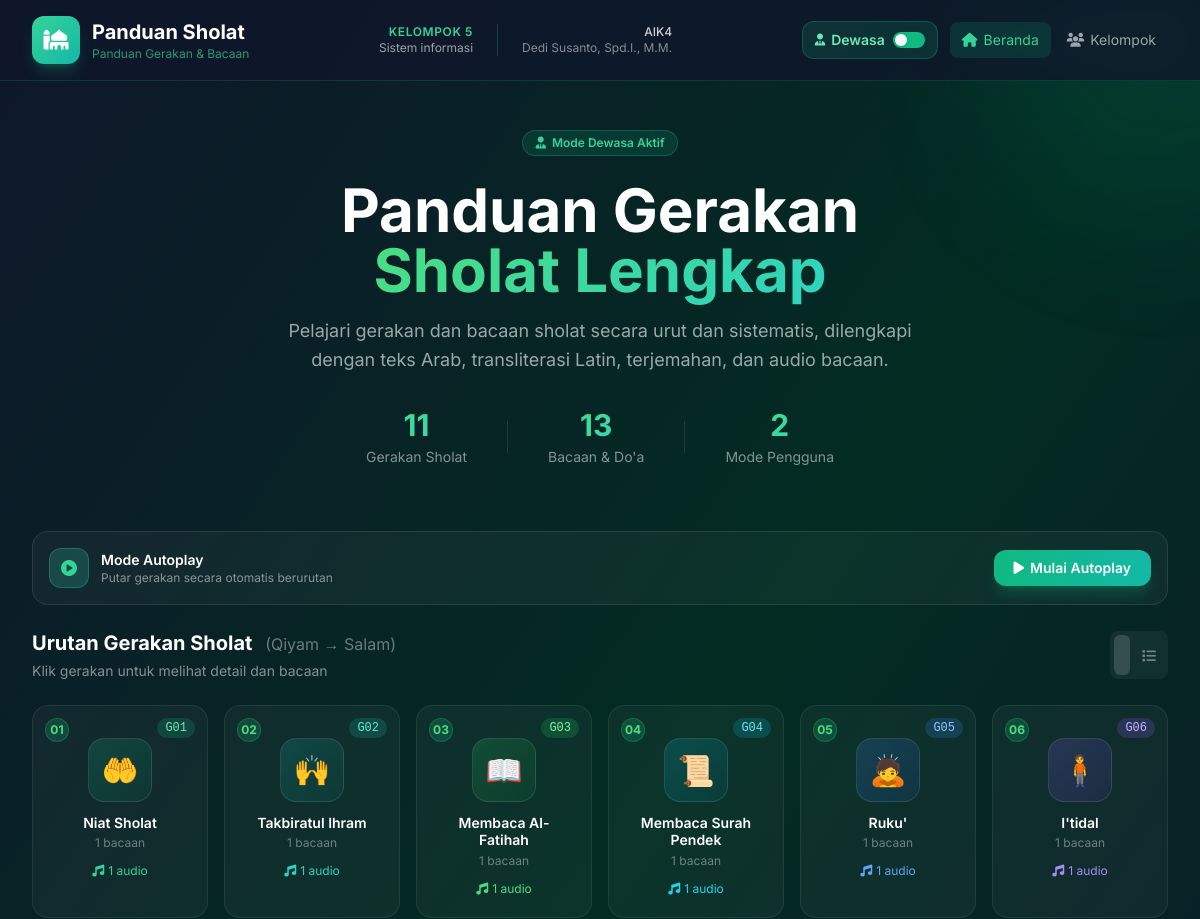
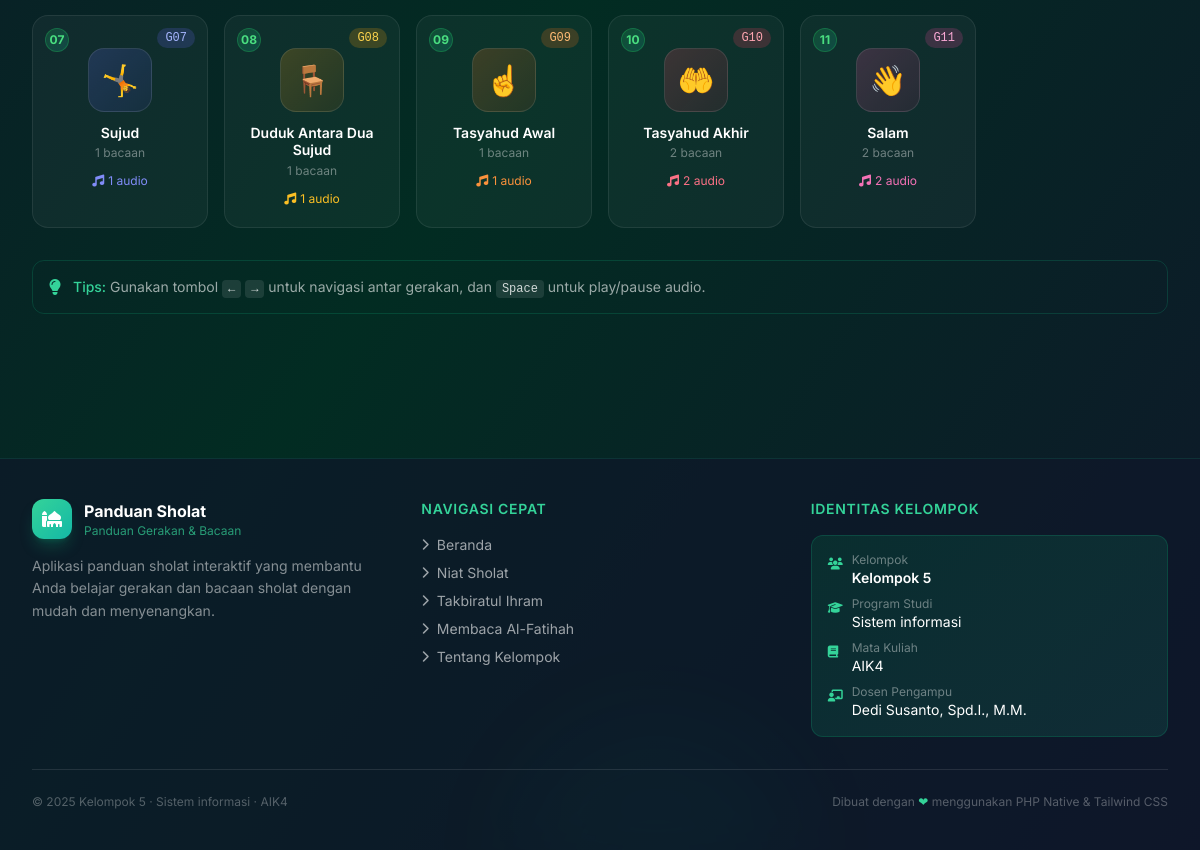
The page / on the database its author committed (2 pictures, top to bottom).
### tables this page shows
CREATE TABLE `gerakan_sholat` (
    `id`                INT AUTO_INCREMENT PRIMARY KEY,
    `kode`              VARCHAR(10) NOT NULL UNIQUE COMMENT 'Kode unik gerakan, e.g. G01',
    `nama`              VARCHAR(100) NOT NULL COMMENT 'Nama gerakan sholat',
    `icon`              VARCHAR(50) NOT NULL DEFAULT '🕌' COMMENT 'Emoji icon',
    `warna`             VARCHAR(20) NOT NULL DEFAULT 'emerald' COMMENT 'Nama warna tema (Tailwind)',
    `gambar`            VARCHAR(255) DEFAULT NULL COMMENT 'Path gambar/SVG gerakan',
    `deskripsi_dewasa`  TEXT NOT NULL COMMENT 'Deskripsi untuk mode dewasa',
    `deskripsi_anak`    TEXT NOT NULL COMMENT 'Deskripsi untuk mode anak-anak',
    `urutan`            INT NOT NULL DEFAULT 0 COMMENT 'Urutan tampil (sorting)',
    `created_at`        TIMESTAMP DEFAULT CURRENT_TIMESTAMP,
    `updated_at`        TIMESTAMP DEFAULT CURRENT_TIMESTAMP ON UPDATE CURRENT_TIMESTAMP,
    INDEX `idx_urutan` (`urutan`)
);

### index.php (the view, shortened to what the rows shown need)
<?php
require_once 'config/data.php';
include 'includes/header.php';
?>
<section class="relative overflow-hidden">
    <div class="max-w-7xl mx-auto px-4 sm:px-6 lg:px-8 pt-12 pb-16">
        <div class="text-center animate__animated animate__fadeInUp">
            <div x-show="!isAnakMode" class="mb-4">
                <h2 class="text-4xl md:text-5xl lg:text-6xl font-bold text-white leading-tight">
                    Panduan Gerakan<br>
                    <span class="gradient-text">Sholat Lengkap</span>
                </h2>
            </div>
        </div>
    </div>
</section>
<section class="max-w-7xl mx-auto px-4 sm:px-6 lg:px-8 pb-20">
    <div class="flex items-center justify-between mb-6">
        <div>
            <h2 class="text-xl font-bold text-white">
                Urutan Gerakan Sholat
                <span class="text-white/40 text-base font-normal ml-2">(Qiyam → Salam)</span>
            </h2>
        </div>
    </div>
    <div x-data="{gridView: true}" class="gerakan-grid" :class="!gridView && 'flex flex-col gap-3'">
        <?php foreach ($gerakanSholat as $idx => $gerakan): ?>
        <?php
            $colorMap = [
                'emerald' => ['ring' => 'ring-emerald-500/40', 'bg' => 'from-emerald-500/20 to-emerald-600/10', 'text' => 'text-emerald-400', 'badge' => 'bg-emerald-500/20 text-emerald-300'],
                'teal'    => ['ring' => 'ring-teal-500/40',    'bg' => 'from-teal-500/20 to-teal-600/10',       'text' => 'text-teal-400',    'badge' => 'bg-teal-500/20 text-teal-300'],
                'green'   => ['ring' => 'ring-green-500/40',   'bg' => 'from-green-500/20 to-green-600/10',     'text' => 'text-green-400',   'badge' => 'bg-green-500/20 text-green-300'],
                'cyan'    => ['ring' => 'ring-cyan-500/40',    'bg' => 'from-cyan-500/20 to-cyan-600/10',       'text' => 'text-cyan-400',    'badge' => 'bg-cyan-500/20 text-cyan-300'],
                'blue'    => ['ring' => 'ring-blue-500/40',    'bg' => 'from-blue-500/20 to-blue-600/10',       'text' => 'text-blue-400',    'badge' => 'bg-blue-500/20 text-blue-300'],
                'violet'  => ['ring' => 'ring-violet-500/40',  'bg' => 'from-violet-500/20 to-violet-600/10',   'text' => 'text-violet-400',  'badge' => 'bg-violet-500/20 text-violet-300'],
                'indigo'  => ['ring' => 'ring-indigo-500/40',  'bg' => 'from-indigo-500/20 to-indigo-600/10',   'text' => 'text-indigo-400',  'badge' => 'bg-indigo-500/20 text-indigo-300'],
                'amber'   => ['ring' => 'ring-amber-500/40',   'bg' => 'from-amber-500/20 to-amber-600/10',     'text' => 'text-amber-400',   'badge' => 'bg-amber-500/20 text-amber-300'],
                'orange'  => ['ring' => 'ring-orange-500/40',  'bg' => 'from-orange-500/20 to-orange-600/10',   'text' => 'text-orange-400',  'badge' => 'bg-orange-500/20 text-orange-300'],
                'rose'    => ['ring' => 'ring-rose-500/40',    'bg' => 'from-rose-500/20 to-rose-600/10',       'text' => 'text-rose-400',    'badge' => 'bg-rose-500/20 text-rose-300'],
                'pink'    => ['ring' => 'ring-pink-500/40',    'bg' => 'from-pink-500/20 to-pink-600/10',       'text' => 'text-pink-400',    'badge' => 'bg-pink-500/20 text-pink-300'],
            ];
            $c = $colorMap[$gerakan['warna']] ?? $colorMap['emerald'];
        ?>
        <a href="detail.php?id=<?= $gerakan['id'] ?>"
           id="gerakan-card-<?= $gerakan['id'] ?>"
           class="gerakan-card glass-card glass-card-hover rounded-2xl p-5 flex flex-col items-center text-center gap-3 cursor-pointer group border border-white/8 relative overflow-hidden animate__animated animate__fadeIn"
           style="animation-delay: <?= $idx * 0.05 ?>s">
            <div class="absolute top-3 left-3 step-number w-6 h-6 rounded-full flex items-center justify-center text-xs">
                <?= str_pad($idx + 1, 2, '0', STR_PAD_LEFT) ?>
            </div>
            <span class="absolute top-3 right-3 text-xs <?= $c['badge'] ?> px-2 py-0.5 rounded-full font-mono">
                <?= $gerakan['kode'] ?>
            </span>
            <div class="mt-3 w-16 h-16 rounded-2xl bg-gradient-to-br <?= $c['bg'] ?> flex items-center justify-center text-3xl
                        group-hover:scale-110 transition-transform duration-300 border border-white/10">
                <?= $gerakan['icon'] ?>
            </div>
            <div>
                <h3 class="text-white font-semibold text-sm leading-tight"><?= htmlspecialchars($gerakan['nama']) ?></h3>
                <p class="text-white/40 text-xs mt-1"><?= count($gerakan['bacaan']) ?> bacaan</p>
            </div>
            <div class="flex items-center gap-1 text-xs <?= $c['text'] ?>">
                <i class="fas fa-music text-xs"></i>
                <span><?= count($gerakan['bacaan']) ?> audio</span>
            </div>
        </a>
        <?php endforeach; ?>
    </div>
</section>
<?php include 'includes/footer.php'; ?>

### includes/footer.php (shortened to what the rows shown need)
    </main>
    <footer class="relative z-10 mt-16 border-t border-emerald-500/15 bg-slate-900/70 backdrop-blur-xl">
        <div class="max-w-7xl mx-auto px-4 sm:px-6 lg:px-8 py-10">
            <div class="grid grid-cols-1 md:grid-cols-3 gap-8">
                <div>
                    <ul class="space-y-2">
                        <?php
                        if (isset($gerakanSholat)):
                            $firstThree = array_slice($gerakanSholat, 0, 3);
                            foreach ($firstThree as $g):
                        ?>
                        <li>
                            <a href="<?= BASE_URL ?>detail.php?id=<?= $g['id'] ?>"
                               class="text-white/60 hover:text-emerald-400 text-sm transition-colors flex items-center gap-2">
                                <i class="fas fa-chevron-right text-xs"></i> <?= htmlspecialchars($g['nama']) ?>
                            </a>
                        </li>
                        <?php endforeach; endif; ?>
                    </ul>
                </div>
            </div>
        </div>
    </footer>
</body>
</html>

### rows shown on the page
gerakan_sholat: idx "01", kode "G01", icon "🤲", nama "Niat Sholat", count($gerakan['bacaan']) "1"
gerakan_sholat: idx "02", kode "G02", icon "🙌", nama "Takbiratul Ihram", count($gerakan['bacaan']) "1"
gerakan_sholat: idx "03", kode "G03", icon "📖", nama "Membaca Al-Fatihah", count($gerakan['bacaan']) "1"
gerakan_sholat: idx "04", kode "G04", icon "📜", nama "Membaca Surah Pendek", count($gerakan['bacaan']) "1"
gerakan_sholat: idx "05", kode "G05", icon "🙇", nama "Ruku'", count($gerakan['bacaan']) "1"
gerakan_sholat: idx "06", kode "G06", icon "🧍", nama "I'tidal", count($gerakan['bacaan']) "1"
gerakan_sholat: idx "07", kode "G07", icon "🤸", nama "Sujud", count($gerakan['bacaan']) "1"
gerakan_sholat: idx "08", kode "G08", icon "🪑", nama "Duduk Antara Dua Sujud", count($gerakan['bacaan']) "1"
gerakan_sholat: idx "09", kode "G09", icon "☝️", nama "Tasyahud Awal", count($gerakan['bacaan']) "1"
gerakan_sholat: idx "10", kode "G10", icon "🤲", nama "Tasyahud Akhir", count($gerakan['bacaan']) "2"
gerakan_sholat: idx "11", kode "G11", icon "👋", nama "Salam", count($gerakan['bacaan']) "2"

### other values the page prints
APP_NAME "Panduan Sholat"
KELOMPOK_NAMA "KELOMPOK 5"
PRODI "Sistem informasi"
MATA_KULIAH "AIK4"
DOSEN "Dedi Susanto, Spd.I., M.M."
count($gerakanSholat) "11"
$totalBacaan "13"
KELOMPOK_NAMA "Kelompok 5"
